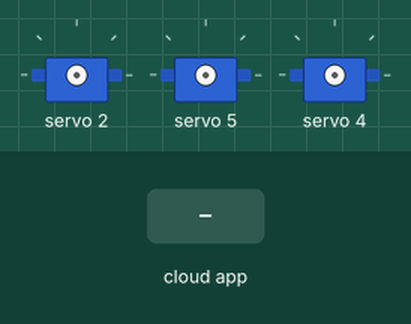
Bench run of a sketch on a simulated Arduino Uno, built with avr-gcc and run on an emulated ATmega328P. Parts: 3 × servo. Inputs (shaded band) come from the test bench. The ROS host is connected and sends only what is stated.

Above: at 1.2 s.
1.3 s: the phone or cloud app sets servo2 to -100
2.8 s: the phone or cloud app sets servo3 to -100
4.3 s: the phone or cloud app sets gripper_servo to -100
5.8 s: the phone or cloud app sets gripper_servo to 100
At 7.1 s:
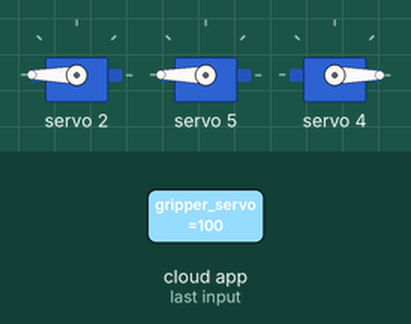
Timing chart, 0 to 8.3 s (numbered marks = the images above; inputs shaded):
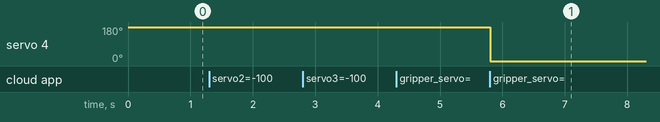

Measured:
- after the input at 5.8 s, servo 4: 180° → 0° at once

The sketch:

servo_smooth_test.ino
```cpp
#include <Arduino.h>


//ROS Setup
#include <ros.h>
#include <std_msgs/Float32.h>
ros::NodeHandle  nh;

//ADAFruit PWM Shield Setup
#include <Wire.h>
#include <Adafruit_PWMServoDriver.h>
Adafruit_PWMServoDriver pwm = Adafruit_PWMServoDriver();
#define SERVOMIN  150 // This is the 'minimum' pulse length count (out of 4096)
#define SERVOMAX  600 // This is the 'maximum' pulse length count (out of 4096)
#define USMIN  600 // This is the rounded 'minimum' microsecond length based on the minimum pulse of 150
#define USMAX  2400 // This is the rounded 'maximum' microsecond length based on the maximum pulse of 600
#define SERVO_FREQ 50 // Analog servos run at ~50 Hz updates

//Servo definition:
uint8_t base_servo = 0;
uint8_t servo1 = 1;
uint8_t servo2 = 2;
uint8_t servo3 = 5;
uint8_t gripper_servo = 4;

float baseSmooth;
float basePrev;

float j1Smooth;
float j1Prev;

float j2Smooth;
float j2Prev;

float j3Smooth;
float j3Prev;

//Servo control loops:

void servo_cb3(const std_msgs::Float32& cmd_msg3) {
  j2Smooth = (cmd_msg3.data * 0.03) + (j2Prev * 0.97);
  j2Prev = j2Smooth;

  pwm.setPWM(servo2,0,j2Smooth);
}
void servo_cb4(const std_msgs::Float32& cmd_msg4) {
  j3Smooth = (cmd_msg4.data * 0.03) + (j3Prev * 0.97);
  j3Prev = j3Smooth;

  pwm.setPWM(servo3,0,j3Smooth);
}
void servo_cb5(const std_msgs::Float32& cmd_msg5) {
  pwm.setPWM(gripper_servo,0,cmd_msg5.data);
}

//ROS subscriptions

ros::Subscriber<std_msgs::Float32> sub3("servo2", servo_cb3);
ros::Subscriber<std_msgs::Float32> sub4("servo3", servo_cb4);
ros::Subscriber<std_msgs::Float32> sub5("gripper_servo", servo_cb5);

void setup() {
  // put your setup code here, to run once:
  Serial.begin(9600);

  //ROS

  nh.initNode();

  nh.subscribe(sub3);
  nh.subscribe(sub4);
  nh.subscribe(sub5);


  pwm.begin();
  pwm.setOscillatorFrequency(27000000);
  pwm.setPWMFreq(SERVO_FREQ);  // Analog servos run at ~50 Hz updates

  delay(10);

}

void loop() {
  // put your main code here, to run repeatedly:
  nh.spinOnce();
  //pwm.setPWM(base_servo,0,300); //300 is centre
  //pwm.setPWM(servo1,0,300); // 300 is upright
  //pwm.setPWM(servo2,0,300); // 300 is 90 degrees
  //pwm.setPWM(servo3,0,300); // 100 is facing down when parallel with table
  //pwm.setPWM(gripper_servo,0,150);
  delay(1);
}
```
